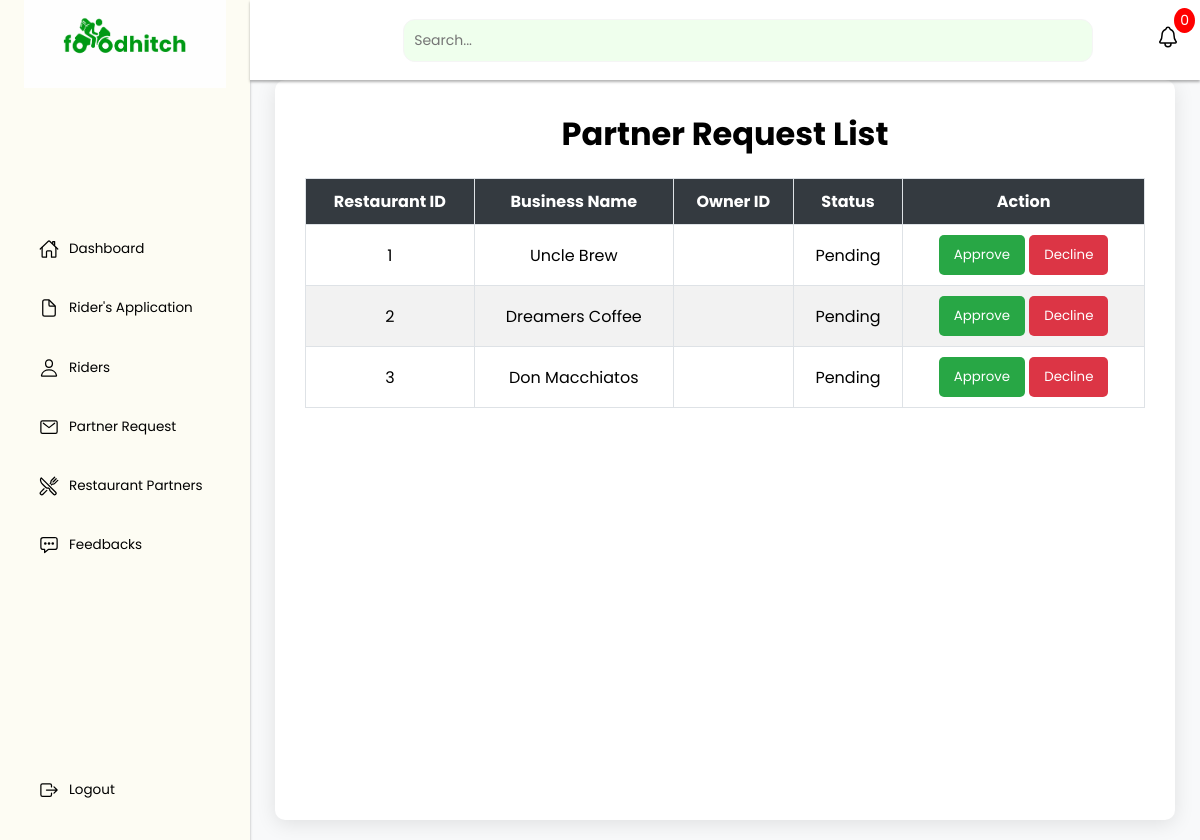
/manage_business_request/1/ (signed in), run on the app's committed database.
### FoodHitchApp/models.py (models this page shows, shortened)
class Restaurant(models.Model):
    STATUS_CHOICES = [
        ('pending', 'Pending'),
        ('approved', 'Approved'),
        ('rejected', 'Rejected'),
    ]
    RestaurantID = models.BigAutoField(primary_key=True)
    RestaurantName = models.CharField(max_length=100)
    Image = models.ImageField(upload_to='restaurant_images', null=True, blank=True)
    OwnerID = models.ForeignKey('StoreOwner', on_delete=models.CASCADE, null=True, blank=True)
    BusinessPermit = models.ImageField(upload_to='businesspermit_images', null=True, blank=True)
    Status = models.CharField(max_length=10, choices=STATUS_CHOICES, default='pending')
    updated_at = models.DateTimeField(auto_now=True)
    Address = models.CharField(max_length=255, null=True, blank=True)
    Latitude = models.FloatField(null=True, blank=True)  # Add this line
    Longitude = models.FloatField(null=True, blank=True)  # Add this line

### FoodHitchApp/views.py (the view, shortened to what this page needs)
# urls.py: path('manage_business_request/<int:restaurant_id>/', manage_business_request, name='manage_business_request'),
@login_required
def manage_business_request(request, restaurant_id):
    restaurant = get_object_or_404(Restaurant, RestaurantID=restaurant_id)
    notifications = get_notifications()  # Get notifications
    notification_count = len(notifications)  # Count notifications
    partner_requests = Restaurant.objects.filter(Status='pending')  # Adjust filter as needed
    return render(request, 'admin_request.html', {
        'restaurant': restaurant,
        'partner_requests': partner_requests,
        'notification_count': notification_count,  # Include notification count
    })

### FoodHitchApp/views.py (called while the page is built, shortened)
def get_notifications():
    notifications = []
    store_owners = StoreOwner.objects.all()
    return notifications

### FoodHitchApp/templates/admin_request.html (shortened to what this page needs)
{% extends "admin_base.html" %}
{% block content %}
<div class="main-content">
    <div class="store-container">
        <h1>Partner Request List</h1>
        <table>
            <thead>
                <tr>
                    <th>Restaurant ID</th>
                    <th>Business Name</th>
                    <th>Owner ID</th>
                    <th>Status</th>
                    <th>Action</th>
                </tr>
            </thead>
            <tbody>
                {% for request in partner_requests %}
                <tr>
                    <td>{{ request.RestaurantID }}</td>
                    <td>{{ request.RestaurantName }}</td>
                    <td>{{ request.OwnerID.OwnerID }}</td>
                    <td>{{ request.get_Status_display }}</td>
                    <td>
                        <form method="post" action="{% url 'manage_business_request' request.RestaurantID %}">
                            <button type="submit" name="action" value="approve" class="btnn btn-accept">Approve</button>
                            <button type="submit" name="action" value="decline" class="btnn btn-decline">Decline</button>
                        </form>
                    </td>
                </tr>
                {% empty %}
                <tr>
                    <td colspan="5">No partner requests available</td>
                </tr>
                {% endfor %}
            </tbody>
        </table>
    </div>
</div>
{% endblock %}

### FoodHitchApp/static/css/admin_base.css (style rules this page uses)
:root { --primaryColor: #fff; --secondaryColor: #ffc107; --whitecolor: #fff; --softGreenColor: #f5f5f5; --darkGreyColor: #a7a7a7; --greyColor: #f5f5f5; --blackColor: #000; --navbarColor: #ff0000; }
* { margin: 0; padding: 0; box-sizing: border-box; font-family: 'Poppins',sans-serif; }
body { display: flex; min-height: 100vh; flex-direction: column; background-color: #edfff0; }
.main-content { margin-left: 250px; margin-top: 60px; padding: 20px; flex: 1; display: flex; justify-content: center; align-items: flex-start; }
.store-container { width: 100%; max-width: 1200px; background-color: var(--softGreenColor); padding: 20px; box-shadow: 0 4px 6px rgba(0,0,0,0.1); border-radius: 10px; }
.store-container { padding: 20px; background-color: var(--softGreenColor); min-height: calc(100vh - 60px); }
.store-container h1 { text-align: center; margin-bottom: 20px; color: var(--blackColor); }

### FoodHitchApp/templates/admin_request.html (style rules this page uses)
body { background-color: #f8f9fa; font-family: 'Poppins', sans-serif; }
.main-content { padding: 20px; }
.store-container { background-color: #ffffff; border-radius: 10px; box-shadow: 0 4px 20px rgba(0, 0, 0, 0.1); padding: 30px; max-width: 900px; margin: auto; }
h1 { text-align: center; color: #333333; margin-bottom: 20px; }
table { width: 100%; border-collapse: collapse; margin-top: 10px; }
th, td { padding: 10px; text-align: center; border: 1px solid #dee2e6; }
th { background-color: #343a40; color: #ffffff; }
tr:nth-child(even) { background-color: #f2f2f2; }
.btnn { padding: 10px 15px; border: none; border-radius: 5px; cursor: pointer; transition: background-color 0.3s; }
.btn-accept { background-color: #28a745; color: white; }
.btn-decline { background-color: #dc3545; color: white; }

### data on the page
Restaurant: RestaurantID "1", RestaurantName "Uncle Brew", Status "Pending"
Restaurant: RestaurantID "2", RestaurantName "Dreamers Coffee", Status "Pending"
Restaurant: RestaurantID "3", RestaurantName "Don Macchiatos", Status "Pending"

### other printed values
{{ notification_count }} "0"
